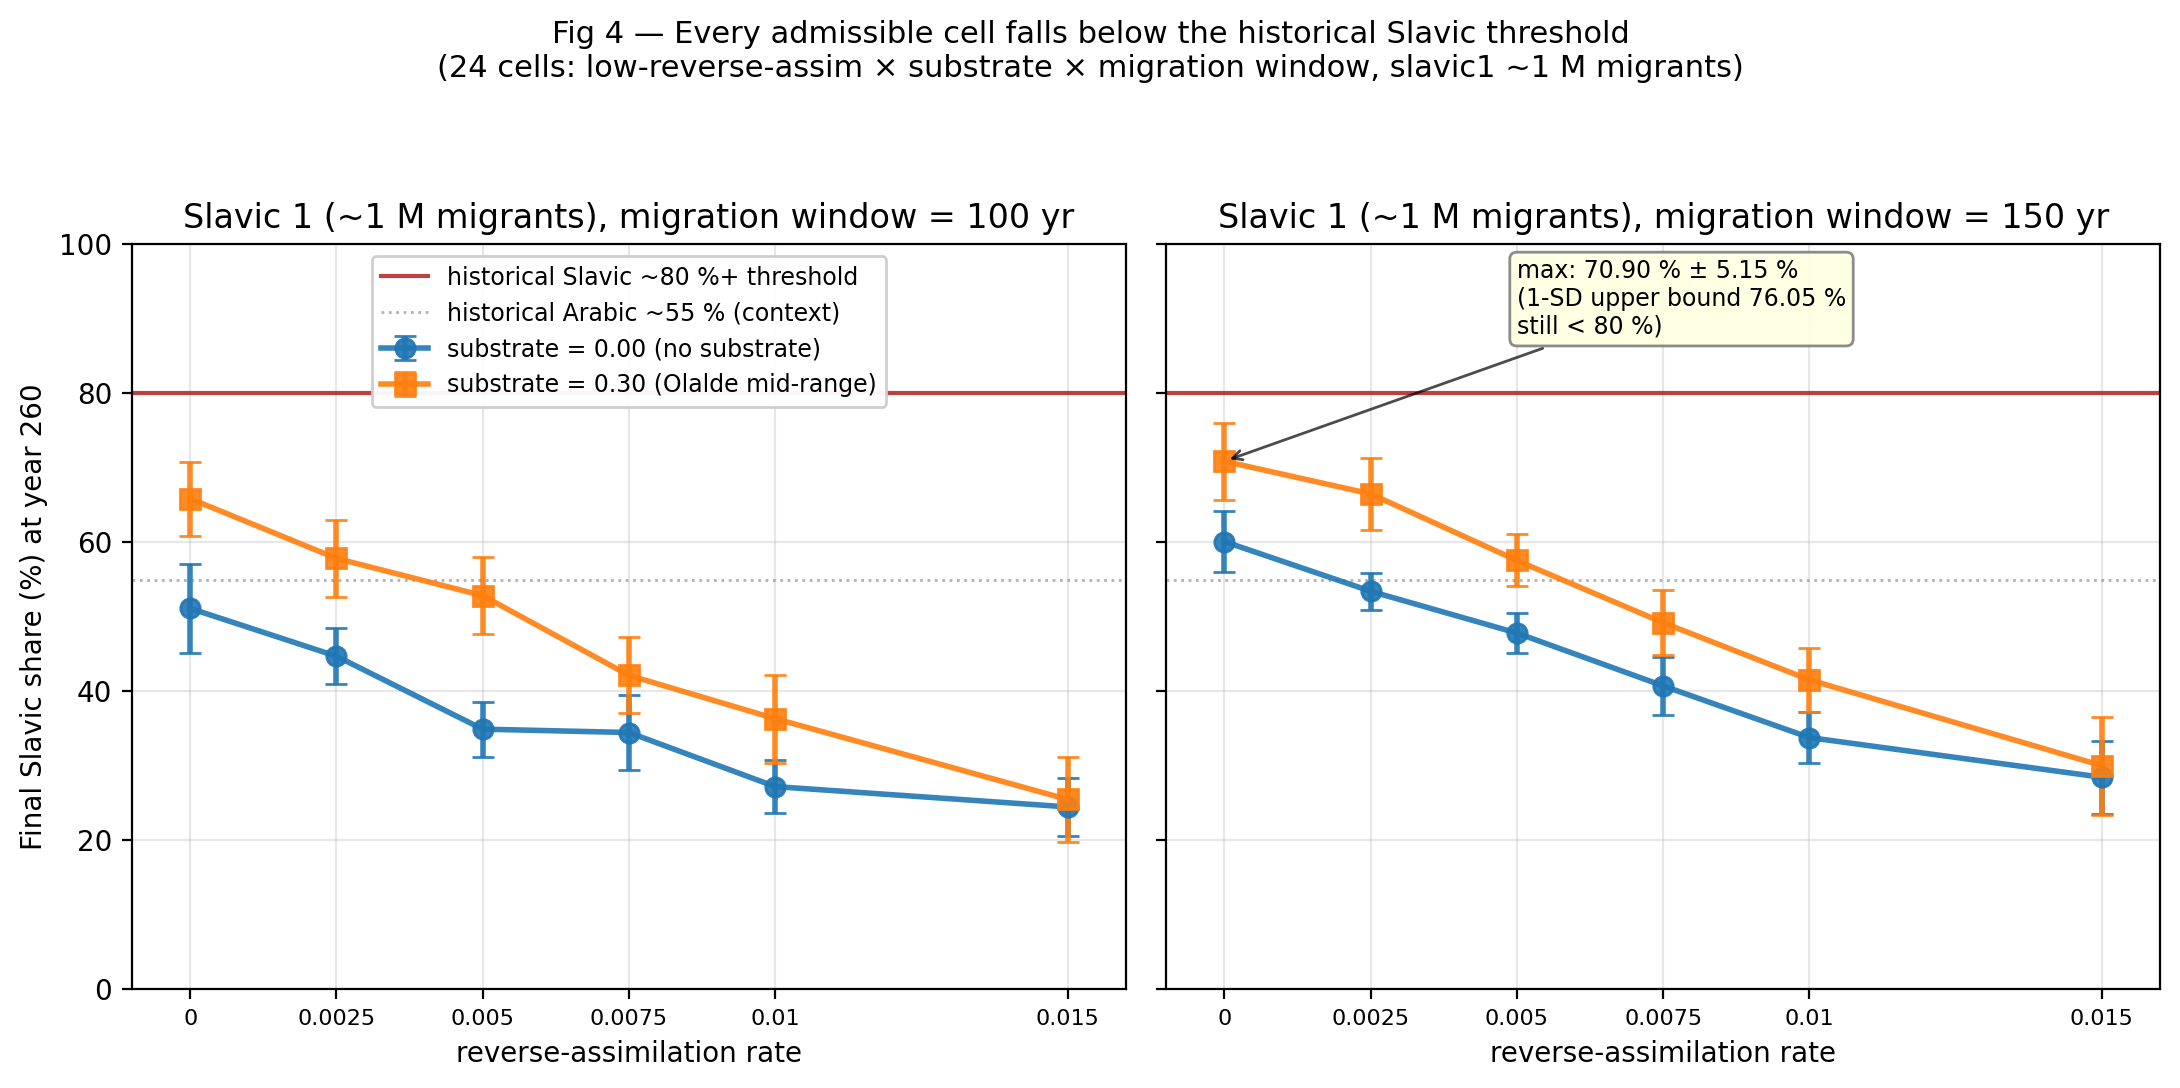

Write the Python code that produced this figure.
"""Fig 4 — null-verdict figure.

The 24 archaeologically-admissible slavic1 cells from the response8
sweep (low-rev × substrate × window), plotted against the 80%
historical threshold. Every admissible cell falls below the
threshold; the single maximum (sub=0.30, rev=0.000, win=150 yr at
70.90% +/- 5.15%) is labelled and its 1-SD error bar shown so the
upper bound's sub-threshold position is visible.

Reads from canonical artefacts:
  results_lowrev_slavic1_sub<s>_rev<r>_win<w>.txt (24 files,
  gitignored; durable record in
  docs/run_logs/2026-05-17_low_rev_threshold_sweep.md)

Per response5: figures read from artefacts; no re-runs.

Output: docs/paper/figures/fig4_null_verdict.{pdf,png}
"""
from __future__ import annotations

import re
from pathlib import Path

import matplotlib.pyplot as plt
import numpy as np

REPO_ROOT = Path(__file__).resolve().parents[3]
OUT_DIR = Path(__file__).resolve().parent

SUBSTRATE = [0.00, 0.30]
REV_ASSIM = [0.000, 0.0025, 0.005, 0.0075, 0.010, 0.015]
WINDOWS = [100, 150]

FINAL_LINE = re.compile(r"Avg Final Proportion:\s+([\d.]+)%\s+\(\+/-([\d.]+)%\)")


def parse_final(path: Path) -> tuple[float, float]:
    text = path.read_text()
    m = FINAL_LINE.search(text)
    if not m:
        raise ValueError(f"Could not parse final share from {path}")
    return float(m.group(1)), float(m.group(2))


def main() -> None:
    # Two panels: window=100 (left), window=150 (right).
    fig, axes = plt.subplots(1, 2, figsize=(11, 5.5), sharey=True)

    for ax, win in zip(axes, WINDOWS):
        for sub, marker, label in [
            (0.00, "o", "substrate = 0.00 (no substrate)"),
            (0.30, "s", "substrate = 0.30 (Olalde mid-range)"),
        ]:
            means, sds = [], []
            for rev in REV_ASSIM:
                rev_str = f"{rev:.3f}" if rev < 0.01 else f"{rev:.3f}"
                # All filenames use fixed-width formatting per the sweep script
                sub_str = f"{sub:.2f}"
                # The sweep script wrote files as rev=0.000, 0.0025, 0.005, 0.0075, 0.010, 0.015
                # Use the literal value strings the sweep script used:
                rev_lookup = {
                    0.000: "0.000", 0.0025: "0.0025", 0.005: "0.005",
                    0.0075: "0.0075", 0.010: "0.010", 0.015: "0.015",
                }[rev]
                fname = f"results_lowrev_slavic1_sub{sub_str}_rev{rev_lookup}_win{win}.txt"
                path = REPO_ROOT / fname
                if not path.exists():
                    raise FileNotFoundError(f"Missing canonical artefact: {path}")
                mean, sd = parse_final(path)
                means.append(mean)
                sds.append(sd)
            x = np.array(REV_ASSIM)
            means_arr = np.array(means)
            sds_arr = np.array(sds)
            ax.errorbar(
                x, means_arr, yerr=sds_arr, fmt=marker + "-",
                label=label, linewidth=2, markersize=7, capsize=4,
                alpha=0.9
            )

        # Reference lines
        ax.axhline(80, color="firebrick", linestyle="-", linewidth=1.5, alpha=0.85,
                   label="historical Slavic ~80 %+ threshold")
        ax.axhline(55, color="grey", linestyle=":", linewidth=1, alpha=0.6,
                   label="historical Arabic ~55 % (context)")

        ax.set_title(f"Slavic 1 (~1 M migrants), migration window = {win} yr")
        ax.set_xlabel("reverse-assimilation rate")
        if win == 100:
            ax.set_ylabel("Final Slavic share (%) at year 260")
        ax.set_ylim(0, 100)
        ax.set_xlim(-0.001, 0.016)
        ax.set_xticks(REV_ASSIM)
        ax.set_xticklabels([f"{r:.4f}".rstrip("0").rstrip(".") for r in REV_ASSIM],
                           rotation=0, fontsize=8)
        ax.grid(True, alpha=0.3)

        # Annotate the maximum cell only on the win=150 panel
        if win == 150:
            # Maximum is at sub=0.30, rev=0.000 (the leftmost square in win=150)
            ax.annotate(
                "max: 70.90 % ± 5.15 %\n(1-SD upper bound 76.05 %\nstill < 80 %)",
                xy=(0.000, 70.90),
                xytext=(0.005, 88),
                fontsize=8.5,
                ha="left",
                arrowprops=dict(arrowstyle="->", color="black", lw=1, alpha=0.7),
                bbox=dict(boxstyle="round,pad=0.3", fc="lightyellow",
                          ec="grey", alpha=0.9)
            )

    axes[0].legend(loc="upper center", framealpha=0.95, fontsize=8.5)

    fig.suptitle(
        "Fig 4 — Every admissible cell falls below the historical Slavic threshold\n"
        "(24 cells: low-reverse-assim × substrate × migration window, slavic1 ~1 M migrants)",
        fontsize=11
    )
    plt.tight_layout(rect=[0, 0, 1, 0.93])

    for ext in ("pdf", "png"):
        out = OUT_DIR / f"fig4_null_verdict.{ext}"
        plt.savefig(out, dpi=200, bbox_inches="tight")
        print(f"Wrote {out}")
    plt.close(fig)


if __name__ == "__main__":
    main()
